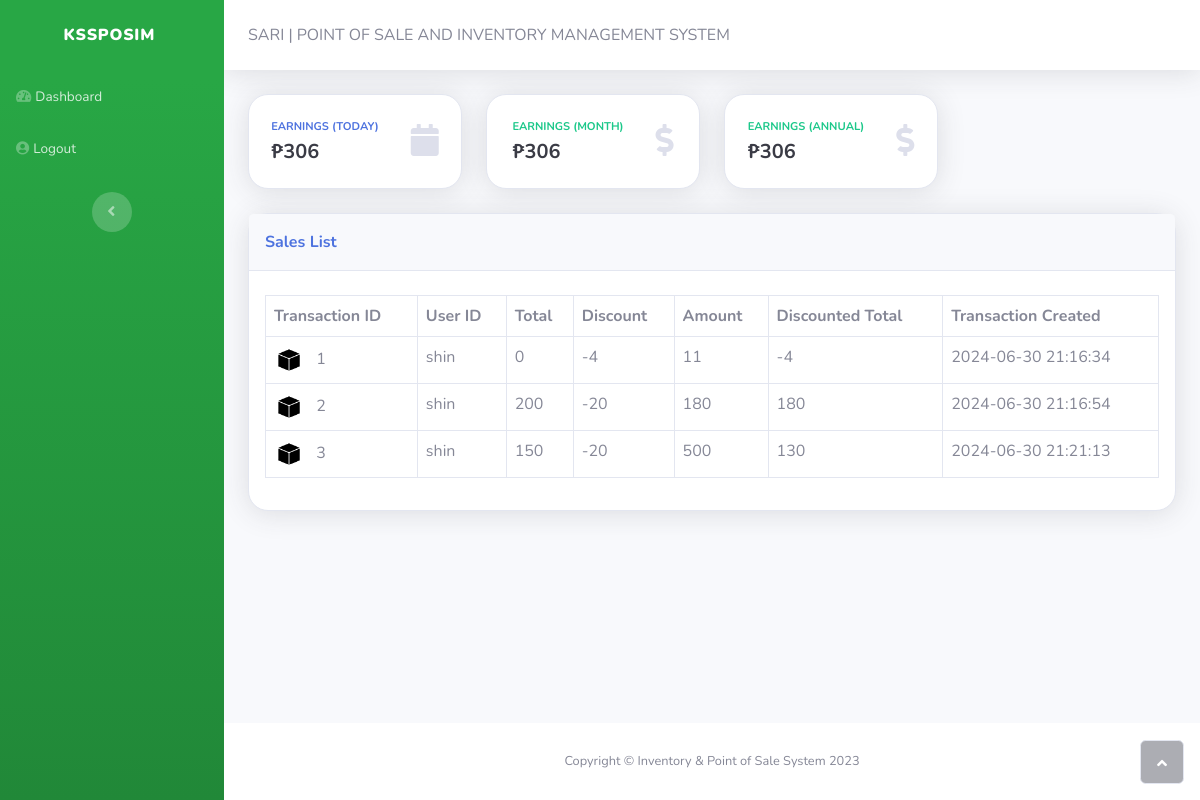
/sales.php (signed in), run on an earlier commit of the app's database.
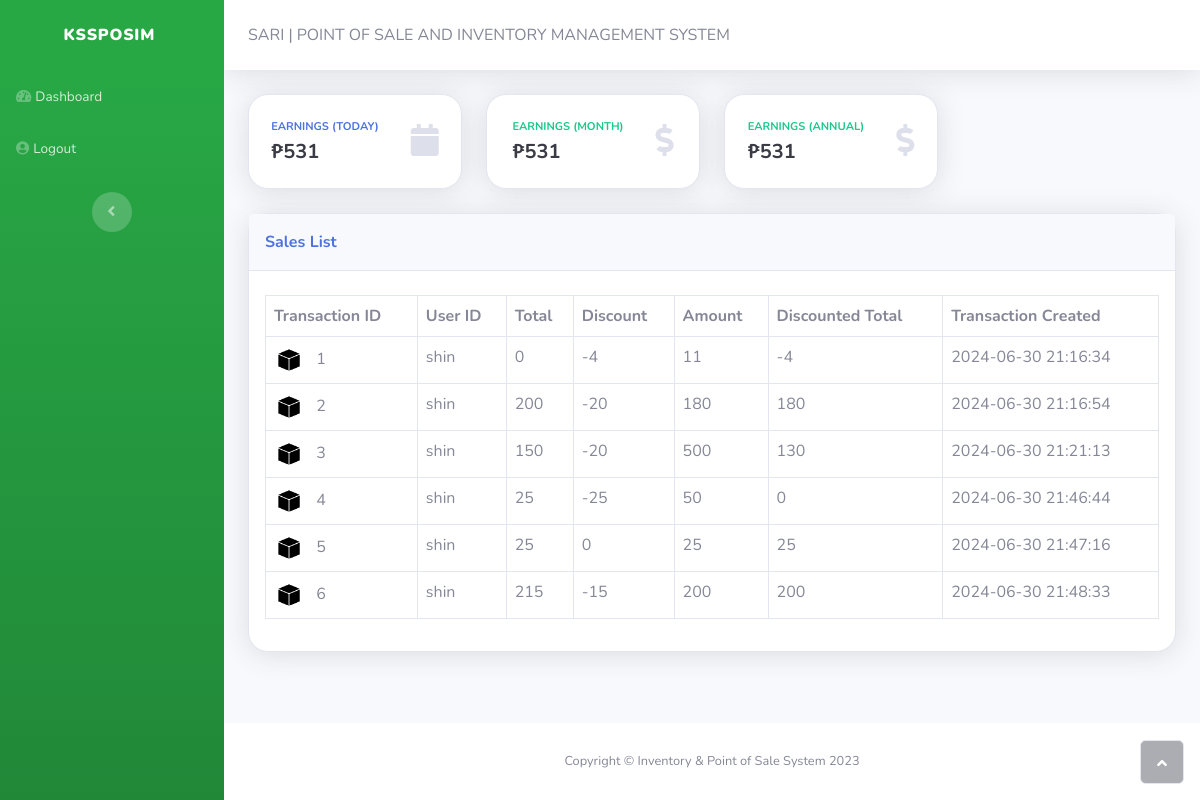
And on a later commit of the database.
### tables this page shows
CREATE TABLE `transaction` (
  `id` int(11) NOT NULL,
  `user_id` int(11) NOT NULL,
  `sales` int(11) NOT NULL,
  `amount` int(11) NOT NULL,
  `discounted_sales` int(11) NOT NULL,
  `created` datetime NOT NULL DEFAULT current_timestamp()
);

CREATE TABLE `users` (
  `id` int(11) NOT NULL,
  `username` varchar(255) NOT NULL,
  `password` varchar(255) NOT NULL,
  `level` int(11) NOT NULL,
  `created` datetime NOT NULL DEFAULT current_timestamp()
);

### functions/view-sales.php (the view)
<?php
$db = new PDO('mysql:host=localhost;dbname=db_hash', 'root', '');
$sql = 'SELECT * FROM transaction';
$stmt = $db->prepare($sql);
$stmt->execute();
$results = $stmt->fetchAll();
foreach ($results as $row) {
?>
    <tr>
        <td><img class="rounded-circle me-2" width="30" height="30" src="assets/img/item.png">&nbsp;<?php echo $row['id']; ?></td>
        <?php get_username($row['user_id']);?>
        <td><?php echo $row['sales']; ?></td>
        <td><?php echo $row['discounted_sales'] - $row['sales']; ?></td>
        <td><?php echo $row['amount']; ?></td>
        <td><?php echo $row['discounted_sales']; ?></td>
        <td><?php echo $row['created']; ?></td>
    </tr>
<?php
}
function get_username($user_id){
    $db = new PDO('mysql:host=localhost;dbname=db_hash', 'root', '');
    $sql = 'SELECT * FROM users WHERE id = :id';
    $stmt = $db->prepare($sql);
    $stmt->bindParam(':id', $user_id);
    $stmt->execute();
    $results = $stmt->fetchAll();
    foreach ($results as $row) {
        ?>
        <td><?php echo $row['username']; ?></td>
        <?php
    }
}
?>

### sales.php (shortened to what this page needs)
<!DOCTYPE html>
<html lang="en">
<head>
    <link rel="stylesheet" href="assets/bootstrap/css/bootstrap.min.css">
    <link rel="stylesheet" href="assets/fonts/fontawesome-all.min.css">
    <link rel="stylesheet" href="assets/css/Pricing-Centered-badges.css">
    <link rel="stylesheet" href="assets/css/Pricing-Centered-icons.css">
    <link rel="stylesheet" href="assets/css/styles.css">
</head>
<body id="page-top">
    <div id="wrapper">
    <?php
            include_once 'functions/sidebar.php';
        ?>
        <div class="d-flex flex-column" id="content-wrapper">
            <div id="content">
                <nav class="navbar navbar-light navbar-expand bg-white shadow mb-4 topbar static-top">
                    <div class="container-fluid"><span>SARI | POINT OF SALE AND INVENTORY MANAGEMENT SYSTEM</span></div>
                </nav>
                <div class="container-fluid">
                    <div class="row">
                        <div class="col-md-6 col-xl-3 mb-4">
                            <div class="card shadow border-start-primary py-2">
                                <div class="card-body">
                                    <div class="row align-items-center no-gutters">
                                        <div class="col me-2">
                                            <div class="text-uppercase text-primary fw-bold text-xs mb-1"><span>Earnings (today)</span></div>
                                            <div class="text-dark fw-bold h5 mb-0"><span>₱<?php include_once 'functions/dashboard-today-sales.php'; ?></span></div>
                                        </div>
                                        <div class="col-auto"><i class="fas fa-calendar fa-2x text-gray-300"></i></div>
                                    </div>
                                </div>
                            </div>
                        </div>
                        <div class="col-md-6 col-xl-3 mb-4">
                            <div class="card shadow border-start-success py-2">
                                <div class="card-body">
                                    <div class="row align-items-center no-gutters">
                                        <div class="col me-2">
                                            <div class="text-uppercase text-success fw-bold text-xs mb-1"><span>Earnings (month)</span></div>
                                            <div class="text-dark fw-bold h5 mb-0"><span>₱<?php include_once 'functions/dashboard-month-sales.php'; ?></span></div>
                                        </div>
                                        <div class="col-auto"><i class="fas fa-dollar-sign fa-2x text-gray-300"></i></div>
                                    </div>
                                </div>
                            </div>
                        </div>
                        <div class="col-md-6 col-xl-3 mb-4">
                            <div class="card shadow border-start-success py-2">
                                <div class="card-body">
                                    <div class="row align-items-center no-gutters">
                                        <div class="col me-2">
                                            <div class="text-uppercase text-success fw-bold text-xs mb-1"><span>Earnings (annual)</span></div>
                                            <div class="text-dark fw-bold h5 mb-0"><span>₱<?php include_once 'functions/dashboard-year-sales.php'; ?></span></div>
                                        </div>
                                        <div class="col-auto"><i class="fas fa-dollar-sign fa-2x text-gray-300"></i></div>
                                    </div>
                                </div>
                            </div>
                        </div>
                    </div>
                    <div class="card shadow">
                        <div class="card-header py-3">
                            <p class="text-primary m-0 fw-bold">Sales List</p>
                        </div>
                        <div class="card-body">
                            <div class="table-responsive table mt-2" id="dataTable" role="grid" aria-describedby="dataTable_info">
                                <table class="table table-hover table-bordered my-0" id="dataTable">
                                    <thead>
                                        <tr>
                                            <th>Transaction ID</th>
                                            <th>User ID</th>
                                            <th>Total</th>
                                            <th>Discount</th>
                                            <th>Amount</th>
                                            <th>Discounted Total</th>
                                            <th>Transaction Created</th>
                                        </tr>
                                    </thead>
                                    <tbody>
                                        <?php include_once 'functions/view-sales.php'; ?>
                                    </tbody>
                                </table>
                            </div>
                        </div>
                    </div>
                </div>
            </div>
            <footer class="bg-white sticky-footer">
                <div class="container my-auto">
                    <div class="text-center my-auto copyright"><span>Copyright © Inventory &amp; Point of Sale System 2023</span></div>
                </div>
            </footer>
        </div><a class="border rounded d-inline scroll-to-top" href="#page-top"><i class="fas fa-angle-up"></i></a>
    </div>
</body>
</html>

### functions/sidebar.php
<?php
if ($_SESSION['level'] == 0) {
    echo '<nav class="navbar navbar-dark align-items-start sidebar sidebar-dark accordion bg-gradient-primary p-0">
    <div class="container-fluid d-flex flex-column p-0"><a class="navbar-brand d-flex justify-content-center align-items-center sidebar-brand m-0" href="#">
            <div class="sidebar-brand-text mx-3"><img src="assets/img/sample.png" style="width: 150px; height: 50px;" /><span></span></div>
        </a>
        <hr class="sidebar-divider my-0" />
        <ul class="navbar-nav text-light" id="accordionSidebar">
            <li class="nav-item"><a class="nav-link" href="dashboard.php"><i class="fas fa-tachometer-alt"></i><span>Dashboard</span></a></li>
            <li class="nav-item"><a class="nav-link" href="users.php"><i class="fas fa-user"></i><span>Users</span></a></li>
            <li class="nav-item"><a class="nav-link" href="point-of-sale.php"><i class="fas fa-table"></i><span>Point of Sale</span></a></li>
            <li class="nav-item"><a class="nav-link" href="inventory.php"><i class="fas fa-table"></i><span>Inventory</span></a>
            <li class="nav-item"><a class="nav-link" href="sales.php"><i class="fas fa-table"></i><span>Sales Report</span></a>
            <li class="nav-item"><a class="nav-link" href="logs.php"><i class="fas fa-user-circle"></i><span>Logs</span></a></li>
            <li class="nav-item"><a class="nav-link" href="functions/logout.php"><i class="fas fa-user-circle"></i><span>Logout</span></a></li>
        </ul>
        <div class="text-center d-none d-md-inline"><button id="sidebarToggle" class="btn rounded-circle border-0" type="button"></button></div>
    </div>
</nav>';
} else if ($_SESSION['level'] == 1) {
    echo '<nav class="navbar navbar-dark align-items-start sidebar sidebar-dark accordion bg-gradient-primary p-0">
    <div class="container-fluid d-flex flex-column p-0"><a class="navbar-brand d-flex justify-content-center align-items-center sidebar-brand m-0" href="#">
            <div class="sidebar-brand-text mx-3"><span><strong>KSSPOSIM&nbsp;</strong></span></div>
        </a>
        <hr class="sidebar-divider my-0">
        <ul class="navbar-nav text-light" id="accordionSidebar">
            <li class="nav-item"><a class="nav-link" href="#"><i class="fas fa-tachometer-alt"></i><span>Dashboard</span></a></li>
            <li class="nav-item"><a class="nav-link" href="functions/logout.php"><i class="fas fa-user-circle"></i><span>Logout</span></a></li>
        </ul>
        <div class="text-center d-none d-md-inline"><button class="btn rounded-circle border-0" id="sidebarToggle" type="button"></button></div>
    </div>
</nav>';
}
?>

### functions/dashboard-today-sales.php
<?php
$db = new PDO('mysql:host=localhost;dbname=db_hash', 'root', '');
$today = new DateTime();
$today_string = $today->format('Y-m-d');
$sql = "SELECT SUM(discounted_sales) AS total_sales FROM transaction WHERE created >= :today";
$stmt = $db->prepare($sql);
$stmt->bindParam(':today', $today_string);
$stmt->execute();
$total_sales = $stmt->fetchColumn();
echo $total_sales;
?>

### functions/dashboard-month-sales.php
<?php
$db = new PDO('mysql:host=localhost;dbname=db_hash', 'root', '');
$current_month = new DateTime();
$current_month_string = $current_month->format('m');
$sql = "SELECT SUM(discounted_sales) AS total_sales FROM transaction WHERE created >= :current_month";
$stmt = $db->prepare($sql);
$stmt->bindParam(':current_month', $current_month_string);
$stmt->execute();
$total_sales = $stmt->fetchColumn();
echo $total_sales;
?>

### functions/dashboard-year-sales.php (shortened to what this page needs)
<?php
$db = new PDO('mysql:host=localhost;dbname=db_hash', 'root', '');
$current_year_string = $current_month->format('y');
$sql = "SELECT SUM(discounted_sales) AS total_sales FROM transaction WHERE created >= :current_year";
$stmt = $db->prepare($sql);
$stmt->bindParam(':current_year', $current_year_string);
$stmt->execute();
$total_sales = $stmt->fetchColumn();
echo $total_sales;
?>

### assets/css/styles.css (style rules this page uses)
.bg-gradient-primary { background-color: #28a745; background-image: linear-gradient(180deg, #28a745 10%, #218838 100%); background-size: cover; }
.card { height: auto; max-width: 1500px; margin: auto; border-radius: 20px; }
.card-body { display: flex; justify-content: center; align-items: center; }

What changed in the data, as far as the page shows it:
added transaction: id "4", sales "25", $row['discounted_sales'] - $row['sales'] "-25", amount "50", discounted_sales "0", created "2024-06-30 21:46:44", users (username "shin")
added transaction: id "5", sales "25", $row['discounted_sales'] - $row['sales'] "0", amount "25", discounted_sales "25", created "2024-06-30 21:47:16", users (username "shin")
added transaction: id "6", sales "215", $row['discounted_sales'] - $row['sales'] "-15", amount "200", discounted_sales "200", created "2024-06-30 21:48:33", users (username "shin")
Also different on the page:
$total_sales: "306" → "531"
